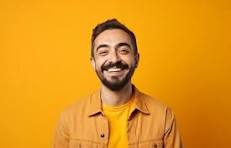
#> input picture training/models/test_images/happy.png, 231 x 148 px
$ python test_face_detection.py
#> lines starting #> are read from the running program, lines starting #| are printed output that depends on the picture; after the words box and inside, x2 and y2 are one past the last pixel; in counts of white or black regions, pixels touching at a corner belong together
import cv2

IMAGE_PATH = "test_images/happy.png"
CASCADE_PATH = "haarcascade_frontalface_default.xml"

# Load classifier
face_cascade = cv2.CascadeClassifier(CASCADE_PATH)

# Read image
image = cv2.imread(IMAGE_PATH)
#> image is the input picture: shape (148, 231, 3); mean B, G, R 26.7, 149.8, 226.5

if image is None:
    print("Image not found!")
    exit()

gray = cv2.cvtColor(image, cv2.COLOR_BGR2GRAY)
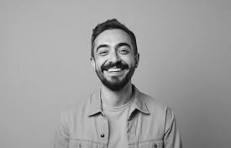
#> gray: shape (148, 231); min 11, max 237, mean 158.7

# Detect faces
faces = face_cascade.detectMultiScale(
    gray,
    scaleFactor=1.1,
    minNeighbors=5,
    minSize=(50, 50)
)
#> faces = [[85, 28, 56, 56]]

print(f"Faces detected: {len(faces)}")
#| Faces detected: 1

# Draw rectangles
for (x, y, w, h) in faces:
    cv2.rectangle(
        image,
        (x, y),
        (x + w, y + h),
        (0, 255, 0),
        2
    )
#> this loop made 1 pass
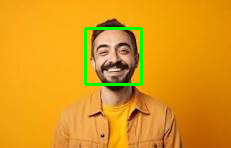
#> image: shape (148, 231, 3); 1.95% of pixels changed, all inside (x1, y1, x2, y2) = (84, 27, 143, 86)

cv2.imshow("Face Detection", image)

cv2.waitKey(0)

cv2.destroyAllWindows()
